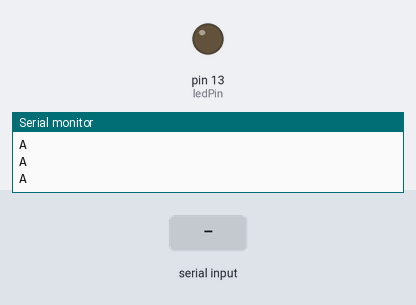
Recording of a sketch running on a simulated Arduino Uno, built with avr-gcc and run on an emulated ATmega328P. On the bench: output pins drawn as LEDs (lit = HIGH), the last lines printed to the serial monitor. Inputs (shaded band) come from the test bench.

Above: at 1.0 s.
1.1 s: "1" received over Serial
At 2.6 s:
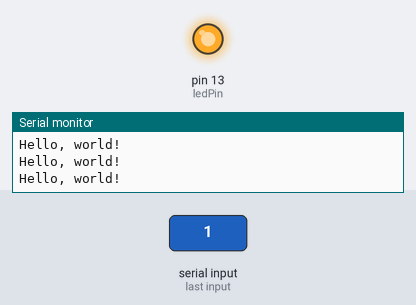
Timing chart, 0 to 4.1 s (numbered marks = the images above; inputs shaded):
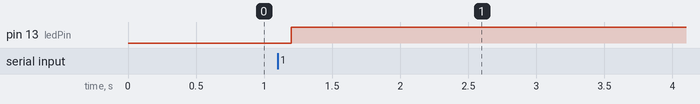

The sketch:

serial.ino
```cpp
char val; // Data received from the serial port
int ledPin = 13; // Set the pin to digital I/O 13
boolean ledState = LOW; //to toggle our LED

void setup()
{
  pinMode(ledPin, OUTPUT); // Set pin as OUTPUT
  //initialize serial communications at a 9600 baud rate
  Serial.begin(9600);
  establishContact();  // send a byte to establish contact until receiver responds
}

void loop()
{
  if (Serial.available() > 0) { // If data is available to read,
    val = Serial.read(); // read it and store it in val

    if(val == '1') //if we get a 1
    {
       ledState = !ledState; //flip the ledState
       digitalWrite(ledPin, ledState);
      Serial.println("Clicked!");
    }
    delay(100);
  }
    else {
    Serial.println("Hello, world!"); //send back a hello world
    delay(50);
    }
}

void establishContact() {
  while (Serial.available() <= 0) {
  Serial.println("A");   // send a capital A
  delay(300);
  }
}
```

Measured:
- after the input at 1.1 s, pin 13 (ledPin): LOW → HIGH after 0.10 s
